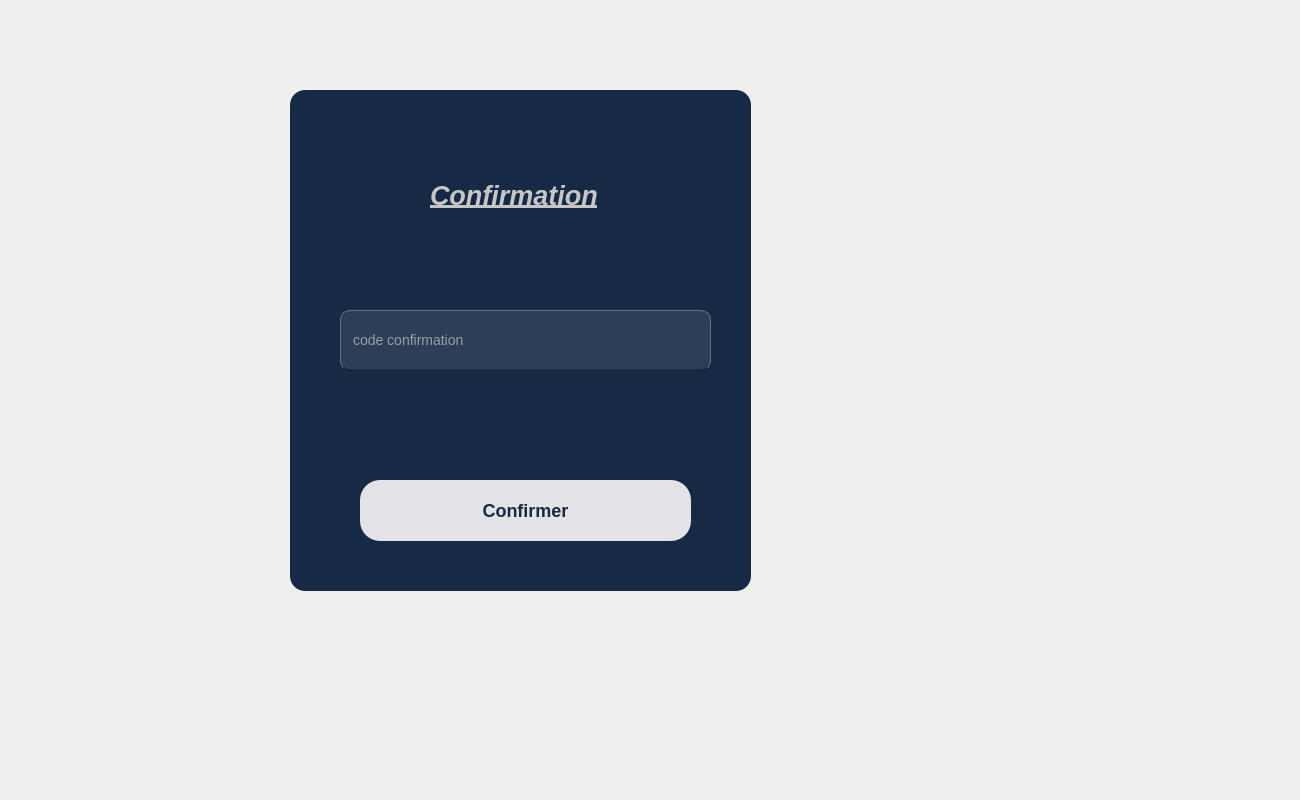
<?xml version="1.0" encoding="UTF-8"?>
<ui version="4.0">
 <class>confi</class>
 <widget class="QDialog" name="confi">
  <property name="geometry">
   <rect>
    <x>0</x>
    <y>0</y>
    <width>1300</width>
    <height>800</height>
   </rect>
  </property>
  <property name="windowTitle">
   <string>Dialog</string>
  </property>
  <widget class="QFrame" name="frame">
   <property name="geometry">
    <rect>
     <x>290</x>
     <y>90</y>
     <width>461</width>
     <height>501</height>
    </rect>
   </property>
   <property name="styleSheet">
    <string notr="true">
border-radius: 15px;
background-color: #162945;</string>
   </property>
   <property name="frameShape">
    <enum>QFrame::Shape::StyledPanel</enum>
   </property>
   <property name="frameShadow">
    <enum>QFrame::Shadow::Raised</enum>
   </property>
   <widget class="QLineEdit" name="lineEdit">
    <property name="geometry">
     <rect>
      <x>50</x>
      <y>220</y>
      <width>371</width>
      <height>61</height>
     </rect>
    </property>
    <property name="styleSheet">
     <string notr="true">
QLineEdit {
    color: white;
    background-color: rgba(255, 255, 255, 0.1);
    border: 1px solid rgba(255, 255, 255, 0.3);
    border-radius: 10px;
    padding: 10px;
    font-size: 14px;
    selection-background-color: #0078D7;
    selection-color: white;
    /* Simuler une ombre avec un dégradé */
    border-bottom: 2px solid rgba(0, 0, 0, 0.2);
}

QLineEdit:focus {
    border: 1px solid #0078D7;
    background-color: rgba(255, 255, 255, 0.2);
    outline: none;
    /* Effet de surbrillance au focus */
    border-bottom: 2px solid #0078D7;
}

QLineEdit::placeholder {
    color: rgba(255, 255, 255, 0.5);
    font-style: italic;
    font-size: 13px;
}</string>
    </property>
    <property name="text">
     <string/>
    </property>
    <property name="placeholderText">
     <string>code confirmation</string>
    </property>
   </widget>
   <widget class="QPushButton" name="pushButton_2">
    <property name="geometry">
     <rect>
      <x>70</x>
      <y>390</y>
      <width>331</width>
      <height>81</height>
     </rect>
    </property>
    <property name="styleSheet">
     <string notr="true">background-color: #E3E3E7; /* Couleur de fond */
    border-radius: 20px; /* Bord arrondi */
    padding: 8px 20px; /* Espacement interne */
    font-size: 12px; /* Taille de police */
    color: #000; /* Couleur du texte */
    border: none; /* Pas de bordure */

background-color: #E3E3E7;
color: rgb(4, 16, 59); /* Couleur du texte principal */
 font-size: 18px; /* Taille de la police du titre */
font-weight: bold; /* Texte en gras */
 text-align: center; /* Centrer le texte */
margin-bottom: 20px;
font-family: &quot;Segoe UI&quot;, &quot;Roboto&quot;, Arial, sans-serif; /* Police simple et moderne */
color: #000; /* Couleur du texte */
font-family: &quot;Georgia&quot;, &quot;Times New Roman&quot;, serif; /* Police modifiée */
  color: #162945; /* Couleur de texte modifiée */</string>
    </property>
    <property name="text">
     <string>Confirmer</string>
    </property>
   </widget>
   <widget class="QLabel" name="label_2">
    <property name="geometry">
     <rect>
      <x>140</x>
      <y>70</y>
      <width>331</width>
      <height>71</height>
     </rect>
    </property>
    <property name="styleSheet">
     <string notr="true">font-family:  &quot;Georgia&quot;, &quot;Times New Roman&quot;, serif;</string>
    </property>
    <property name="text">
     <string>&lt;html&gt;&lt;head/&gt;&lt;body&gt;&lt;p&gt;&lt;span style=&quot; font-size:20pt; font-weight:700; font-style:italic; text-decoration: underline; color:#c6c6c6;&quot;&gt;Confirmation&lt;/span&gt;&lt;/p&gt;&lt;/body&gt;&lt;/html&gt;</string>
    </property>
   </widget>
  </widget>
  <widget class="QLabel" name="label">
   <property name="geometry">
    <rect>
     <x>-390</x>
     <y>0</y>
     <width>1691</width>
     <height>731</height>
    </rect>
   </property>
   <property name="text">
    <string/>
   </property>
   <property name="pixmap">
    <pixmap resource="img.qrc">:/Downloads/WhatsApp Image 2025-05-04 at 16.34.21.jpeg</pixmap>
   </property>
   <property name="scaledContents">
    <bool>true</bool>
   </property>
  </widget>
  <zorder>label</zorder>
  <zorder>frame</zorder>
 </widget>
 <resources>
  <include location="img.qrc"/>
 </resources>
 <connections/>
</ui>
